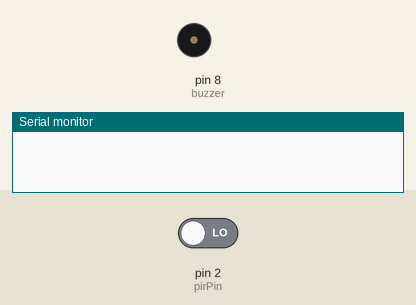
Bench run of a sketch on a simulated Arduino Uno, built with avr-gcc and run on an emulated ATmega328P. Shown: buzzer (waves = sounding), the last lines printed to the serial monitor. The inputs (shaded band) are chosen by the test bench; at power-on: pin 2 (pirPin) LOW.

Above: at 1.2 s.
1.3 s: pin 2 (pirPin) driven HIGH
At 1.7 s:
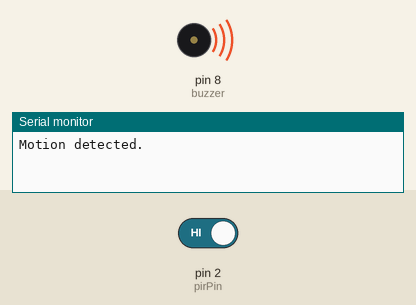
2.8 s: pin 2 (pirPin) driven LOW
Timing chart, 0 to 5.8 s (numbered marks = the images above; inputs shaded):
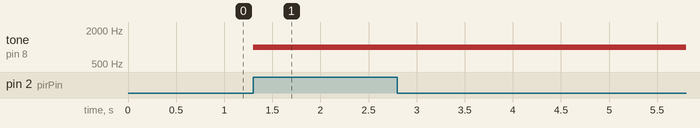

The sketch:

PIR_Interface.ino
```cpp
#define pirPin 2
const int led_pin1 = 3;
int buzzer = 8;
const int led_pin2 = 4;
int calibrationTime = 30;
long unsigned int lowIn;
long unsigned int pause = 500;
boolean lockLow = true;
boolean takeLowTime;
int PIRValue = 0;
void buzz(){
  tone(buzzer, 1000);
}

void buzzoff(){
  tone(buzzer, 0);
  }

void setup() {
   Serial.begin(9600);
   pinMode(pirPin, INPUT);
}

void loop() {
   PIRSensor();
}

void PIRSensor() {
   if(digitalRead(pirPin) == HIGH) {
      if(lockLow) {
         PIRValue = 1;
         lockLow = false;
         Serial.println("Motion detected.");
         buzz();
         digitalWrite( led_pin1,HIGH);
         digitalWrite( led_pin2,LOW);
         delay(50);
      }
      takeLowTime = true;
   }
   if(digitalRead(pirPin) == LOW) {
      if(takeLowTime){
         lowIn = millis();Serial.println(lowIn);takeLowTime = false;
      }
      if(!lockLow && millis() - lowIn > pause) {
         PIRValue = 0;
         lockLow = true;
         Serial.println("Motion ended.");
         digitalWrite(buzzer, LOW);
         digitalWrite( led_pin1,LOW);
         digitalWrite( led_pin2,HIGH);
         delay(50);
      }
   }
}
```

Measured:
- after the input at 1.3 s, tone on pin 8 (buzzer): silent → 1000 Hz at once
